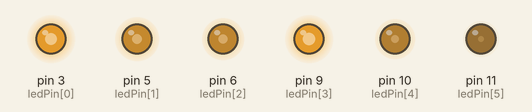
Simulated run of this sketch. Board: Arduino Uno, built with avr-gcc and run on an emulated ATmega328P. On the bench: output pins drawn as LEDs (lit = HIGH). Random numbers use the default seed unless the sketch sets one.

Above: at 0.2 s.
At 4.01 s:
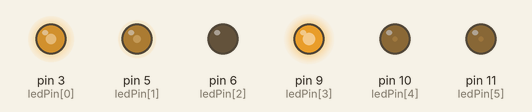
At 10.43 s:
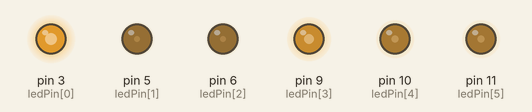
At 19.36 s:
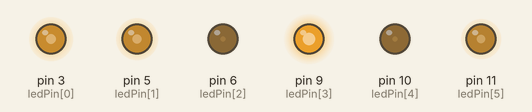
At 29.91 s:
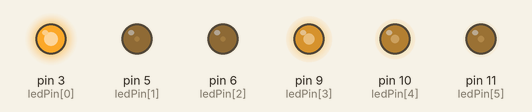
At 38.48 s:
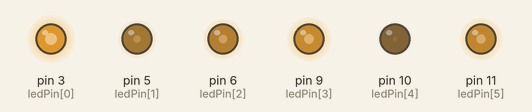
Timing chart, 0 to 40.0 s (numbered marks = the images above):
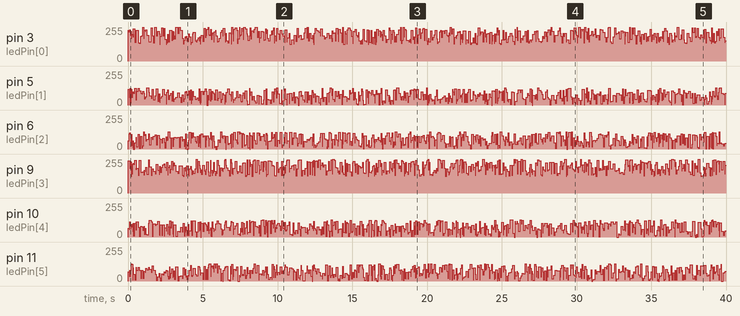

The sketch:

Exercise_3_2.ino
```cpp
int ledPin[] = {3, 5, 6, 9, 10, 11};
int offset[] = {125, 0, 0, 125, 0, 0};
int n = 6;

void setup() {
  for (int i = 0; i < n; i++) {
    pinMode(ledPin[i], OUTPUT);
  }
  randomSeed(analogRead(A0));
}

void loop() {
  for (int i = 0; i < n; i++) {
    analogWrite(ledPin[i], random(0, 130) + offset[i]);
  }
  delay(random(0, 120));
}
```
